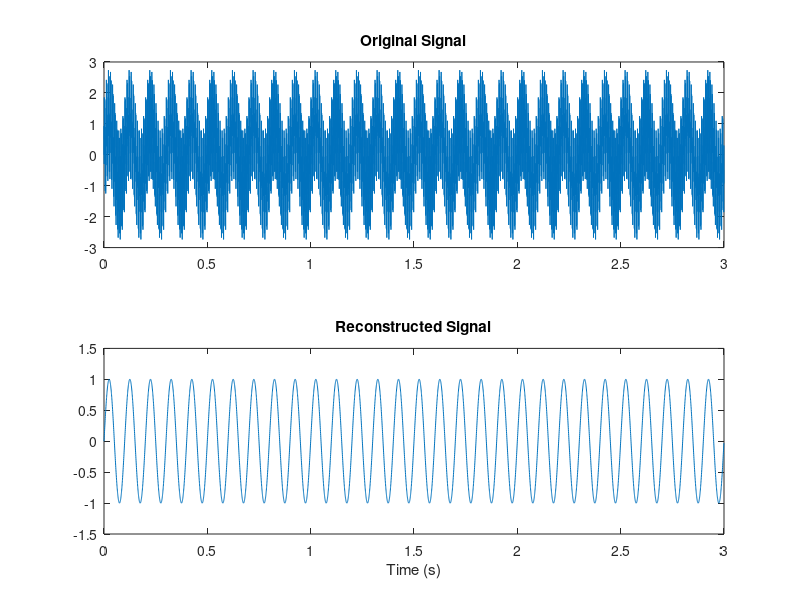

Write MATLAB code to recreate this figure.
clear;
clc;

Fs = 2000; % Sampling rate in Hz
T = 3;     % Total duration of the signal in seconds
t = 0:1/Fs:T-1/Fs; % Time vector

% Create a sine wave with various frequencies
f = [10,100,800]; % frequencies of signal
x = zeros(1,length(t));
for i = f
    x = x + sin(2*pi*i*t);
end

% Compute the FFT
X = fft(x);

% Calculate the corresponding frequencies
N = length(x);
frequencies = (0:N/2-1) * (Fs/N); % Positive frequencies
frequencies = [frequencies, -fliplr(frequencies(2:end))]; % Include negative frequencies

% Modify X to remove frequencies you don't like
cutoff_frequency = 10; % Frequencies above this value will be removed
X(abs(frequencies) > cutoff_frequency) = 0;

% Reconstruct the signal by taking the inverse FFT
reconstructed_signal = ifft(X);

% Plot the original and reconstructed signals
subplot(2,1,1);
plot(t, x);
title('Original Signal');

subplot(2,1,2);
plot(t, real(reconstructed_signal)); % Use real() to handle potential small imaginary parts
title('Reconstructed Signal');

xlabel('Time (s)');
